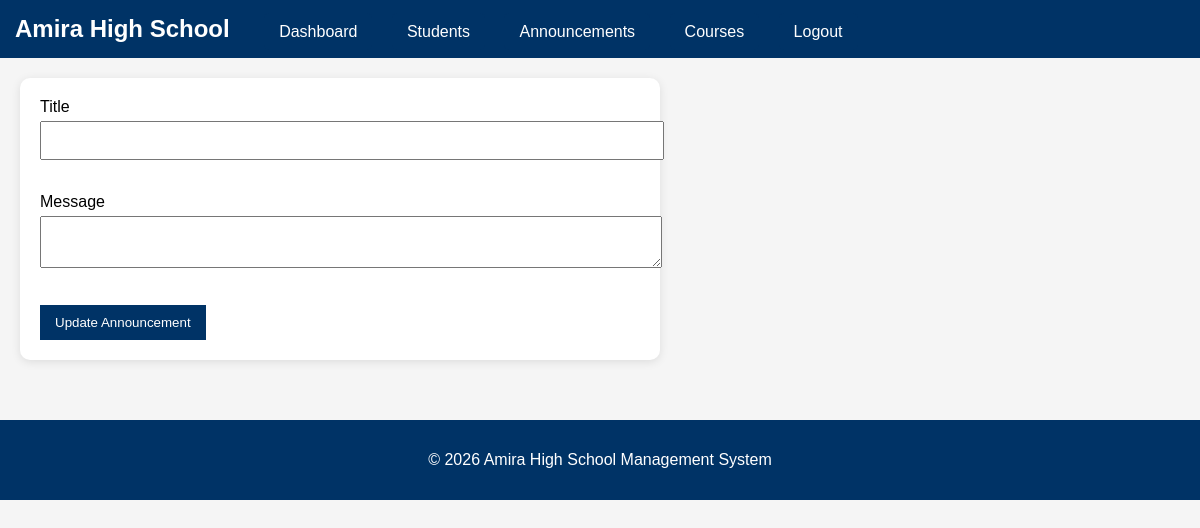
The page /admin/announcements/edit/4 (signed in) on the database as committed earlier.
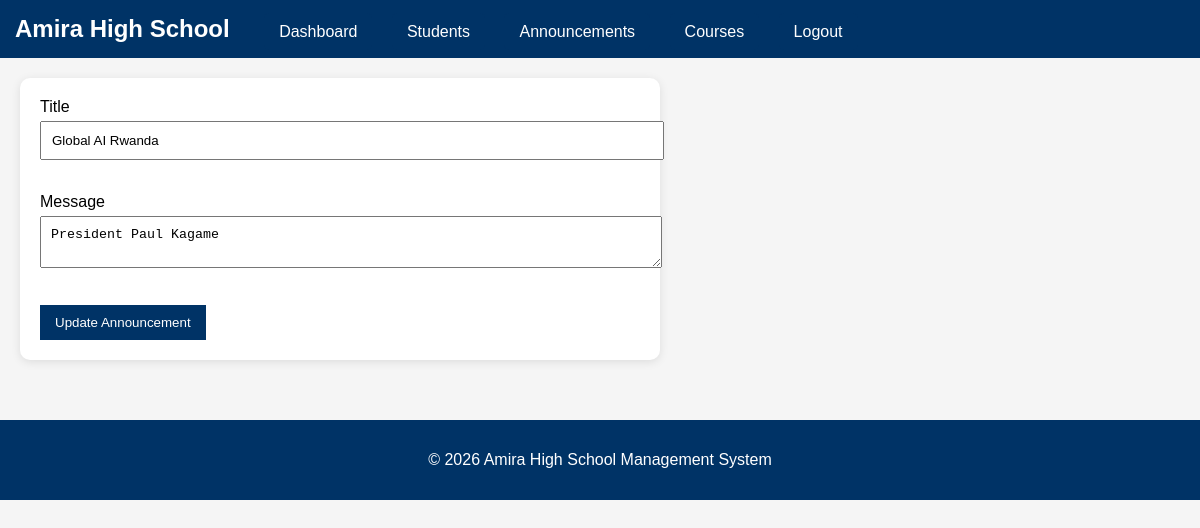
The same page on the database as committed later.
### tables this page shows
CREATE TABLE announcement (
    id INTEGER PRIMARY KEY AUTOINCREMENT,
    title TEXT NOT NULL,
    photo TEXT,
    message TEXT NOT NULL
);

### app.py (the view, shortened to what this page needs)
@app.route("/admin/announcements/edit/<int:id>",
           methods=["GET", "POST"])
def edit_announcement(id):
    if "user_id" not in session:
        return redirect("/login")
    if session["login_type"] != "admin":
        return "Access Denied"
    announcement = get_announcement(id)
    return render_template(
        "edit_announcement.html",
        announcement=announcement
    )

### database.py (called while the page is built)
def get_connection():
    conn = sqlite3.connect(DATABASE)
    conn.row_factory = sqlite3.Row
    return conn

def get_announcement(id):
    conn = get_connection()
    announcement = conn.execute("""
    SELECT *
    FROM announcement
    WHERE id = ?
    """, (id,)).fetchone()
    conn.close()
    return announcement

### templates/edit_announcement.html (shortened to what this page needs)
{% extends "base.html" %}
{% block content %}
<div class="form-container">
<form method="POST">
    <label>Title</label><br>
    <input type="text"
           name="title"
           value="{{ announcement.title }}"
           required><br><br>
    <label>Message</label><br>
    <textarea name="message" required>{{ announcement.message }}</textarea>
    <br><br>
    <button type="submit">
        Update Announcement
    </button>
</form>
</div>
{% endblock %}

Rows that differ between the two databases and show on the page:
added announcement: title "Global AI Rwanda", message "President Paul Kagame"
